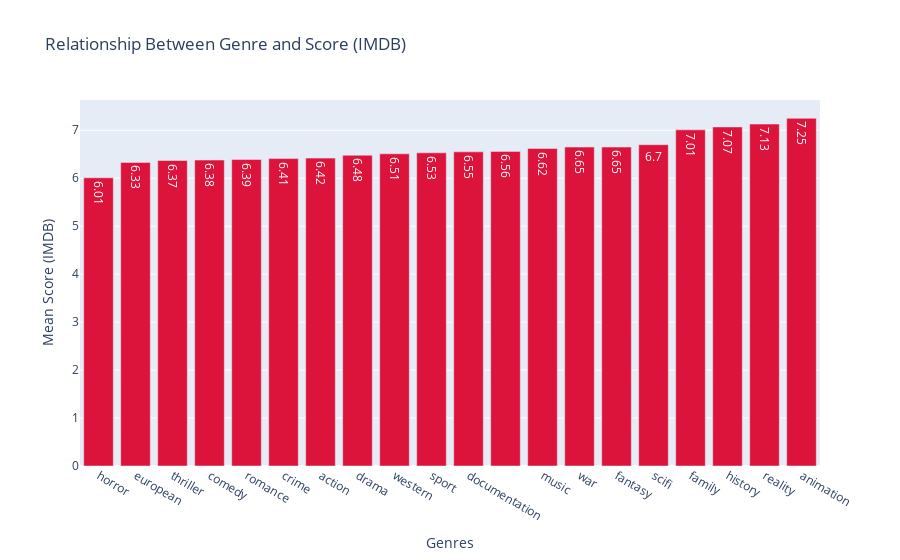

This figure's notebook cell:
### Code cell
# Creating the bar chart for TMDB and IMDB separated
import plotly.express as px

fig = px.bar(mean_scores_t, x, y, text_auto=True, title= 'Relationship Between Genre and Score (TMDB)')
fig.update_traces(marker_color='#363636')
fig.update_layout(xaxis_title='Genres', yaxis_title='Mean Score (TMDB)')

fig_2 = px.bar(mean_scores_i, x, z, text_auto=True,title='Relationship Between Genre and Score (IMDB)')
fig_2.update_traces(marker_color='#DC143C')
fig_2.update_layout(xaxis_title='Genres', yaxis_title='Mean Score (IMDB)')

### Figure 1 — Plotly figure (JSON) as saved in the notebook; plotly's stock layout.template omitted (floating-point values rounded to 4 significant figures)
{"data": [{"hovertemplate": "x=%{x}<br>y=%{y}<extra></extra>", "legendgroup": "", "marker": {"color": "#DC143C", "pattern": {"shape": ""}}, "name": "", "orientation": "v", "showlegend": false, "textposition": "auto", "texttemplate": "%{y}", "type": "bar", "x": ["horror", "european", "thriller", "comedy", "romance", "crime", "action", "drama", "western", "sport", "documentation", "", "music", "war", "fantasy", "scifi", "family", "history", "reality", "animation"], "xaxis": "x", "y": [6.01, 6.33, 6.37, 6.38, 6.39, 6.41, 6.42, 6.48, 6.51, 6.53, 6.55, 6.56, 6.62, 6.65, 6.65, 6.7, 7.01, 7.07, 7.13, 7.25], "yaxis": "y"}], "layout": {"barmode": "relative", "legend": {"tracegroupgap": 0}, "title": {"text": "Relationship Between Genre and Score (IMDB)"}, "xaxis": {"anchor": "y", "domain": [0, 1], "title": {"text": "Genres"}}, "yaxis": {"anchor": "x", "domain": [0, 1], "title": {"text": "Mean Score (IMDB)"}}}}
